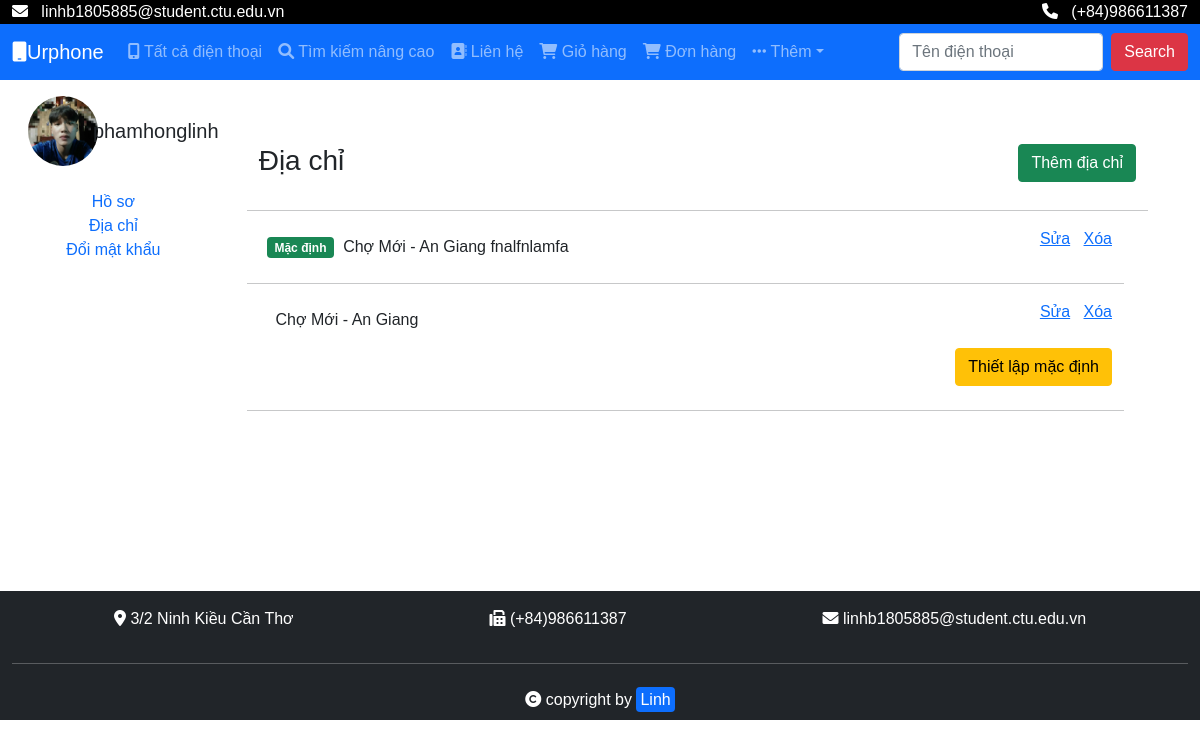
/taikhoan.php?cn=diachi (signed in), run on the app's committed database.
### tables this page shows
CREATE TABLE `tai_khoan` (
  `username` varchar(50) NOT NULL,
  `password` varchar(50) NOT NULL,
  `id_taikhoan` int(11) NOT NULL,
  `ngaytao` datetime NOT NULL,
  `level` int(1) NOT NULL,
  `avatar` varchar(255) NOT NULL
);

CREATE TABLE `dia_chi` (
  `id_kh` int(11) NOT NULL,
  `chitietdiachi` varchar(255) NOT NULL,
  `id_dc` int(11) NOT NULL,
  `macdinh` int(11) NOT NULL
);

### classes/Database.php (called while the page is built, shortened)
<?php
class Database
{
	protected $data, $conn;
	function __construct()
	{
		$dsn = "mysql:host=" . HOST . "; dbname=" . DB;
		try {
			$this->conn = new PDO($dsn, USER, PASS);
			$this->conn->query("set names 'utf8' ");
		} catch (Exception $e) {
			echo 'Lỗi: ' . $e->getMessage();
			exit;
		}
	}
	public function __destruct()
	{
		$this->conn = null;
	}
	public function query($sql, $arr = array())
	{
		$stm = $this->conn->prepare($sql);
		$stm->execute($arr);
		$this->data = $stm->fetchAll(PDO::FETCH_ASSOC);
		return $this->data;
	}
}

### classes/Taikhoan.php (called while the page is built, shortened)
<?php
class Taikhoan extends Database
{
    public function getUsername($id){
        $sql = "select username from tai_khoan where id_taikhoan = ".$id;
        return $this->query($sql);
    }
    public function getAvatar($id){
        $sql = "select avatar from tai_khoan where id_taikhoan = ".$id;
        $data = $this->query($sql);
        return $data;
    }
}

### classes/Khachhang.php (called while the page is built, shortened)
<?php
class Khachhang extends Database
{
    function getAllByTK($id_tk)
    {
        $arr = array("$id_tk");
        $this->data = $this->query("select * from khach_hang where id_taikhoan = ?", $arr);
        return $this->data;
    }
}

### classes/Diachi.php (called while the page is built, shortened)
<?php
class Diachi extends Database{
    function layTatCa($id_kh){
        $sql = "select * from dia_chi where id_kh = ".$id_kh;
        return $this->query($sql);
    }
}
?>

### diachi.php (the view, shortened to what this page needs)
<?php
    $dc = new Diachi();
    $ttdc = $dc->layTatCa($ttkh[0]["id_kh"]);
?>
<div class="row" style="margin-bottom: 100px;">
    <div>
        <div class="float-end">
            <button class="btn btn-success">
                <a href="themdiachi.php" class="text-white text-decoration-none">Thêm địa chỉ</a>
            </button>
        </div>
        <h3>Địa chỉ</h3>
        <br>
        <div class="row">
            <hr>
        </div>
    </div>
    <?php
    foreach($ttdc as $dc){
        if($dc["macdinh"]==1) $macdinh ='  <span class="badge bg-success">Mặc định</span>'; else $macdinh='';
        if($macdinh=='') $tlmacdinh = '
        <div>
        <a href="xulydiachi.php?cn=md&id='
        .$dc["id_dc"].
        '">
            <button class="btn btn-warning">Thiết lập mặc định</button>
        </a>
        <br>
        <br>
        </div>'
        ; else $tlmacdinh = '';
        echo
        '
        <div class="row">
        <div class="col-md-8">
            <div class="table-responsive">
                <table class="table thongtin table-borderless">
                    <tr>
                        <td>
                        '.$macdinh.'&nbsp;&nbsp;'.$dc["chitietdiachi"].'
                        </td>
                    </tr>
                </table>
            </div>
        </div>
        <div class="col-md-4 text-end">
            <a href="xulydiachi.php?cn=sua&id='
            .$dc["id_dc"].
            '">Sửa</a>
            &#160;
            <a href="xulydiachi.php?cn=xoa&id='
            .$dc["id_dc"].
            '">Xóa</a>
            <br><br>
            '.$tlmacdinh.'
        </div>
        <hr>
    </div>
        ';
    }
    ?>
</div>

### taikhoan.php (shortened to what this page needs)
<?php
$chucnang = $_GET["cn"];
if (!isset($_SESSION["id_tk"]) || is_null($_SESSION["id_tk"])) {
    $_SESSION["dieuhuong"] = "taikhoan.php";
    header("location:dangnhap.php");
} else {
    $id_tk = $_SESSION["id_tk"];
}
$kh = new Khachhang();
$tk = new Taikhoan();
$ttkh = $kh->getAllByTK($id_tk);
$username = $tk->getUsername($id_tk);
?>
<!DOCTYPE html>
<html lang="en">
<head>
    <link rel="stylesheet" href="./assets/bootstrap/css/bootstrap.min.css">
    <link rel="stylesheet" href="./main.css">
    <link rel="stylesheet" href="./assets/fontawesome/css/all.min.css">
</head>
<body>
    <div class="root">
        <div class="container-fluid tophead text-white" style="background-color: black;">
            <p class="float-end">
                <i class="fa-solid fa-phone"></i>
                &nbsp;
                (+84)986611387
            </p>
            <p>
                <i class="fa-solid fa-envelope"></i>
                &nbsp;
                linhb1805885@student.ctu.edu.vn
            </p>
        </div>
        <nav class="navbar navbar-expand-sm navbar-dark bg-primary">
            <div class="container-fluid">
                <a class="navbar-brand" href="index.php"><i class="fas fa-mobile"></i>Urphone</a>
                <div class="collapse navbar-collapse" id="mynavbar">
                    <ul class="navbar-nav me-auto">
                        <li class="nav-item">
                            <a class="nav-link" href="tatcasanpham.php"><i class="fas fa-mobile-alt"></i>
                                Tất cả điện thoại</a>
                        </li>
                        <li class="nav-item">
                            <a class="nav-link" href="timkiemnangcao.php"><i class="fa-solid fa-magnifying-glass"></i>
                                Tìm kiếm nâng cao</a>
                        </li>
                        <li class="nav-item">
                            <a class="nav-link" href="lienhe.php"><i class="fa-solid fa-address-book"></i>
                                Liên hệ</a>
                        </li>
                        <li class="nav-item">
                            <a class="nav-link" href="giohang.php"> <i class="fas fa-shopping-cart"></i>
                                Giỏ hàng</a>
                        </li>
                        <li class="nav-item">
                            <a class="nav-link" href="donhang.php"> <i class="fas fa-shopping-cart"></i>
                                Đơn hàng</a>
                        </li>
                        <li class="nav-item dropdown">
                            <a class="nav-link dropdown-toggle" href="#" role="button" data-bs-toggle="dropdown"><i class="fas fa-ellipsis-h"></i>&nbsp;Thêm</a>
                        </li>
                    </ul>
                    <form class="d-flex" action="timkiemnangcao.php">
                        <input name="ten" class="form-control me-2" type="text" placeholder="Tên điện thoại">
                        <button class="btn btn-danger" type="submit">Search</button>
                    </form>
                </div>
            </div>
        </nav>
        <div class="container-fluid">
            <div class="row p-3">
                <div class="col-md-2 text-end">
                    <div class="row" style="height: 70px;">
                        <div class="col-md-4">
                            <img src="<?php
                            $anh=(new Taikhoan)->getAvatar($id_tk);
                        if (!isset($anh[0]["avatar"]) || is_null($anh[0]["avatar"]) || empty($anh[0]["avatar"]))
                            echo './assets/img/anhdaidien/macdinh.png?999999';
                        else
                            echo './assets/img/anhdaidien/' . $anh[0]["avatar"];
                        ?>?999999" class="col-md-4" style="width:70px; height:70px; border-radius: 50%;">
                        </div>
                        <div class="col-md-8 text-start" style="line-height: 70px; font-size: 20px;">
                            <?php echo $username[0]["username"]; ?>
                        </div>
                    </div>
                    <br>
                    <div class="row">
                        <div class="col-md text-center">
                            <ul class="list-unstyled">
                                <li><a href="taikhoan.php?cn=hoso" class="text-decoration-none">Hồ sơ</a></li>
                                <li><a href="taikhoan.php?cn=diachi" class="text-decoration-none">Địa chỉ</a></li>
                                <li><a href="taikhoan.php?cn=doimk" class="text-decoration-none">Đổi mật khẩu</a></li>
                            </ul>
                        </div>
                    </div>
                </div>
                <div class="col-md-10 p-5">
                    <?php if ($chucnang == "diachi"){
                        if (is_null((new Khachhang())->getAllByTK($_SESSION["id_tk"])) || empty((new Khachhang())->getAllByTK($_SESSION["id_tk"]))){
                            $_SESSION["mess"] = "Hãy thêm thông tin khách hàng trước tiên";
                            include("hoso.php");
                        }else{
                            include("diachi.php");
                        }
                    }
                    ?>
                </div>
            </div>
        </div>
        <div class="container-fluid footer bg-dark text-white m-0">
            <div class="row">
                <div class="d-flex p-3 justify-content-around">
                    <div class="">
                        <i class="fas fa-map-marker-alt"></i>
                        3/2 Ninh Kiều Cần Thơ
                    </div>
                    <div class="">
                        <i class="fas fa-fax"></i>
                        (+84)986611387
                    </div>
                    <div class="">
                        <i class="fas fa-envelope"></i>
                        linhb1805885@student.ctu.edu.vn
                    </div>
                </div>
            </div>
            <hr>
            <div class="row text-center">
                <div class="py-2">
                    <i class="fas fa-copyright"></i>
                    copyright by <span class="badges bg-primary rounded p-1">Linh</span>
                </div>
            </div>
        </div>
    </div>
</body>
</html>

### main.css (style rules this page uses)
.tophead p { margin: 0; }
* { box-sizing: border-box; font-family: Helvetica; }
p { margin-bottom: 5px; }

### data on the page
tai_khoan: avatar (picture), username "phamhonglinh"
dia_chi: macdinh "Mặc định", chitietdiachi "Chợ Mới - An Giang fnalfnlamfa"
dia_chi: chitietdiachi "Chợ Mới - An Giang"
